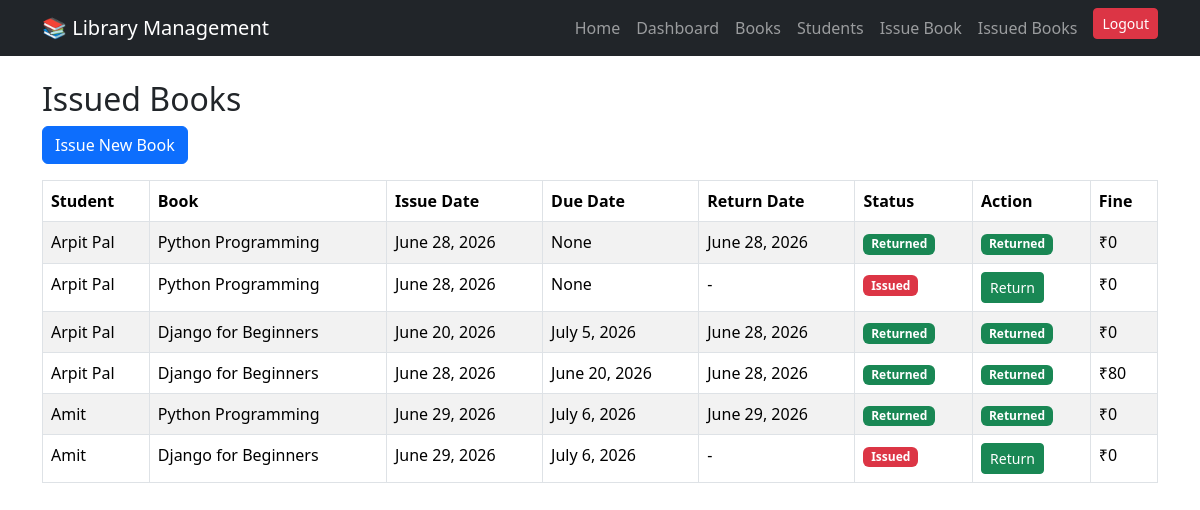
/issue/list/ (signed in), run on an earlier commit of the app's database.
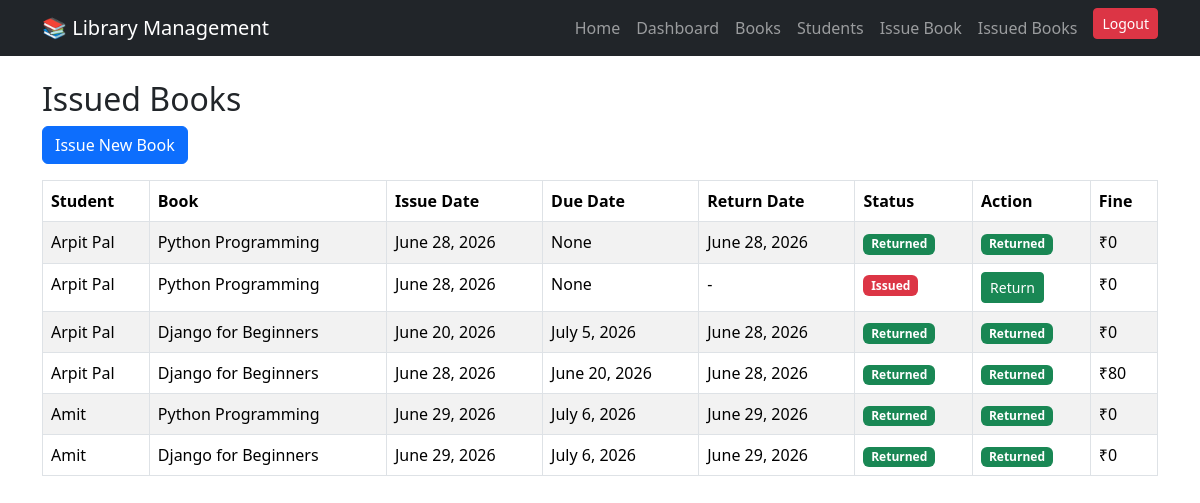
And on a later commit of the database.
### library/models.py (models this page shows, shortened)
class IssueBook(models.Model):
    student = models.ForeignKey(Student, on_delete=models.CASCADE)
    book = models.ForeignKey(Book, on_delete=models.CASCADE)
    issue_date = models.DateField(default=timezone.now)
    due_date = models.DateField(null=True, blank=True)
    return_date = models.DateField(null=True, blank=True)
    fine = models.PositiveIntegerField(default=0)
    is_returned = models.BooleanField(default=False)

class Student(models.Model):
    name = models.CharField(max_length=100)
    student_id = models.CharField(max_length=20, unique=True)
    course = models.CharField(max_length=100)
    mobile = models.CharField(max_length=15)

class Book(models.Model):
    title = models.CharField(max_length=200)
    author = models.CharField(max_length=100)
    isbn = models.CharField(max_length=20, unique=True)
    category = models.CharField(max_length=100)
    quantity = models.PositiveIntegerField()
    available = models.PositiveIntegerField()

### library/views.py (the view)
# urls.py: path('issue/list/', views.issue_list, name='issue_list'),
@login_required
def issue_list(request):
    issues = IssueBook.objects.all()
    return render(request, 'library/issue_list.html', {
        'issues': issues
    })

### library/templates/library/issue_list.html (shortened to what this page needs)
{% extends 'library/base.html' %}
{% block content %}
<h2>Issued Books</h2>
<a href="{% url 'issue_book' %}" class="btn btn-primary mb-3">
    Issue New Book
</a>
<table class="table table-bordered table-striped">
    <thead>
        <tr>
            <th>Student</th>
            <th>Book</th>
            <th>Issue Date</th>
            <th>Due Date</th>
            <th>Return Date</th>
            <th>Status</th>
            <th>Action</th>
            <th>Fine</th>
        </tr>
    </thead>
    <tbody>
    {% for issue in issues %}
        <tr>
            <td>{{ issue.student.name }}</td>
            <td>{{ issue.book.title }}</td>
            <td>{{ issue.issue_date }}</td>
            <td>{{ issue.due_date }}</td>
            <td>
    {% if issue.return_date %}
        {{ issue.return_date }}
    {% else %}
        -
    {% endif %}
</td>
            <td>
                {% if issue.is_returned %}
                    <span class="badge bg-success">
                        Returned
                    </span>
                {% else %}
                    <span class="badge bg-danger">
                        Issued
                    </span>
                {% endif %}
            </td>
            <td>
                {% if not issue.is_returned %}
                    <a href="{% url 'return_book' issue.id %}"
                       class="btn btn-success btn-sm">
                        Return
                    </a>
                {% else %}
                    <span class="badge bg-success">
                        Returned
                    </span>
                {% endif %}
            </td>
            <td>₹{{ issue.fine }}</td>
        </tr>
    {% empty %}
        <tr>
           <td colspan="8" class="text-center">
                No Issued Books
            </td>
        </tr>
    {% endfor %}
    </tbody>
</table>
{% endblock %}

What changed in the data, as far as the page shows it:
changed IssueBook (number 6 of 6 on the later page): return_date (not shown) → "June 29, 2026"; is_returned "Issued Return" → "Returned Returned"; no longer shows "-"
